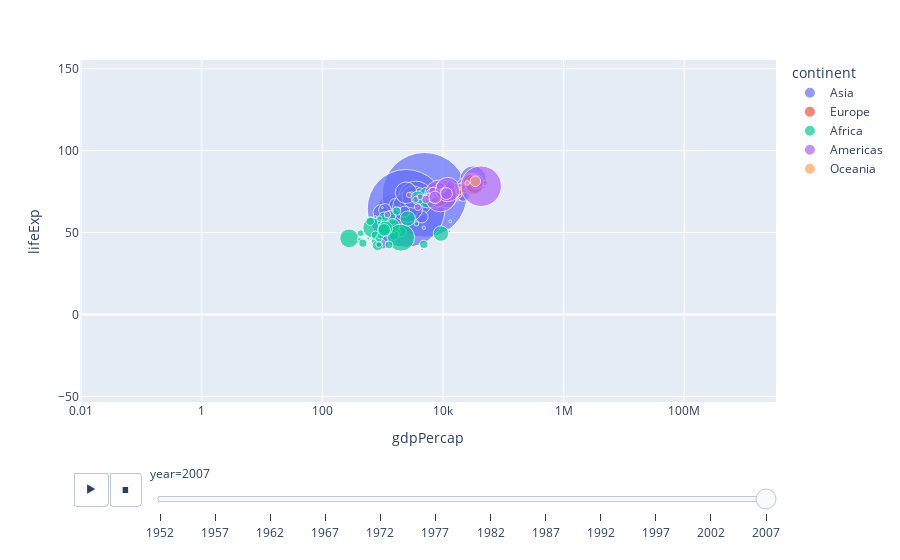

Notebook source saved alongside this figure:
### Code cell
fig = px.scatter(df_paises, x = "gdpPercap", y = "lifeExp",
                 size = 'pop', color='continent', log_x = True, size_max = 60,
                 hover_name = 'country', animation_frame = 'year', animation_group = 'country')
fig.show()

### Figure 1 — Plotly figure (JSON) as saved in the notebook; plotly's stock layout.template omitted (floating-point values rounded to 4 significant figures)
{"data": [{"hovertemplate": "<b>%{hovertext}</b><br><br>continent=Asia<br>year=2007<br>gdpPercap=%{x}<br>lifeExp=%{y}<br>pop=%{marker.size}<extra></extra>", "hovertext": ["Afghanistan", "Bahrain", "Bangladesh", "Cambodia", "China", "Hong Kong, China", "India", "Indonesia", "Iran", "Iraq", "Israel", "Japan", "Jordan", "Korea, Dem. Rep.", "Korea, Rep.", "Kuwait", "Lebanon", "Malaysia", "Mongolia", "Myanmar", "Nepal", "Oman", "Pakistan", "Philippines", "Saudi Arabia", "Singapore", "Sri Lanka", "Syria", "Taiwan", "Thailand", "Vietnam", "West Bank and Gaza", "Yemen, Rep."], "ids": ["Afghanistan", "Bahrain", "Bangladesh", "Cambodia", "China", "Hong Kong, China", "India", "Indonesia", "Iran", "Iraq", "Israel", "Japan", "Jordan", "Korea, Dem. Rep.", "Korea, Rep.", "Kuwait", "Lebanon", "Malaysia", "Mongolia", "Myanmar", "Nepal", "Oman", "Pakistan", "Philippines", "Saudi Arabia", "Singapore", "Sri Lanka", "Syria", "Taiwan", "Thailand", "Vietnam", "West Bank and Gaza", "Yemen, Rep."], "legendgroup": "Asia", "marker": {"color": "#636efa", "size": [31889923, 708573, 150448339, 14131858, 1318683096, 6980412, 1110396331, 223547000, 69453570, 27499638, 6426679, 127467972, 6053193, 23301725, 49044790, 2505559, 3921278, 24821286, 2874127, 47761980, 28901790, 3204897, 169270617, 91077287, 27601038, 4553009, 20378239, 19314747, 23174294, 65068149, 85262356, 4018332, 22211743], "sizemode": "area", "sizeref": 366300.0, "symbol": "circle"}, "mode": "markers", "name": "Asia", "orientation": "v", "showlegend": true, "type": "scatter", "x": [974.6, 29800.0, 1391.0, 1714.0, 4959.0, 39720.0, 2452.0, 3541.0, 11610.0, 4471.0, 25520.0, 31660.0, 4519.0, 1593.0, 23350.0, 47310.0, 10460.0, 12450.0, 3096.0, 944, 1091.0, 22320.0, 2606.0, 3190.0, 21650.0, 47140.0, 3970.0, 4185.0, 28720.0, 7458.0, 2442.0, 3025.0, 2281.0], "xaxis": "x", "y": [43.83, 75.64, 64.06, 59.72, 72.96, 82.21, 64.7, 70.65, 70.96, 59.55, 80.75, 82.6, 72.53, 67.3, 78.62, 77.59, 71.99, 74.24, 66.8, 62.07, 63.78, 75.64, 65.48, 71.69, 72.78, 79.97, 72.4, 74.14, 78.4, 70.62, 74.25, 73.42, 62.7], "yaxis": "y"}, {"hovertemplate": "<b>%{hovertext}</b><br><br>continent=Europe<br>year=2007<br>gdpPercap=%{x}<br>lifeExp=%{y}<br>pop=%{marker.size}<extra></extra>", "hovertext": ["Albania", "Austria", "Belgium", "Bosnia and Herzegovina", "Bulgaria", "Croatia", "Czech Republic", "Denmark", "Finland", "France", "Germany", "Greece", "Hungary", "Iceland", "Ireland", "Italy", "Montenegro", "Netherlands", "Norway", "Poland", "Portugal", "Romania", "Serbia", "Slovak Republic", "Slovenia", "Spain", "Sweden", "Switzerland", "Turkey", "United Kingdom"], "ids": ["Albania", "Austria", "Belgium", "Bosnia and Herzegovina", "Bulgaria", "Croatia", "Czech Republic", "Denmark", "Finland", "France", "Germany", "Greece", "Hungary", "Iceland", "Ireland", "Italy", "Montenegro", "Netherlands", "Norway", "Poland", "Portugal", "Romania", "Serbia", "Slovak Republic", "Slovenia", "Spain", "Sweden", "Switzerland", "Turkey", "United Kingdom"], "legendgroup": "Europe", "marker": {"color": "#EF553B", "size": [3600523, 8199783, 10392226, 4552198, 7322858, 4493312, 10228744, 5468120, 5238460, 61083916, 82400996, 10706290, 9956108, 301931, 4109086, 58147733, 684736, 16570613, 4627926, 38518241, 10642836, 22276056, 10150265, 5447502, 2009245, 40448191, 9031088, 7554661, 71158647, 60776238], "sizemode": "area", "sizeref": 366300.0, "symbol": "circle"}, "mode": "markers", "name": "Europe", "orientation": "v", "showlegend": true, "type": "scatter", "x": [5937.0, 36130.0, 33690.0, 7446.0, 10680.0, 14620.0, 22830.0, 35280.0, 33210.0, 30470.0, 32170.0, 27540.0, 18010.0, 36180.0, 40680.0, 28570.0, 9254.0, 36800.0, 49360.0, 15390.0, 20510.0, 10810.0, 9787.0, 18680.0, 25770.0, 28820.0, 33860.0, 37510.0, 8458.0, 33200.0], "xaxis": "x", "y": [76.42, 79.83, 79.44, 74.85, 73.0, 75.75, 76.49, 78.33, 79.31, 80.66, 79.41, 79.48, 73.34, 81.76, 78.89, 80.55, 74.54, 79.76, 80.2, 75.56, 78.1, 72.48, 74.0, 74.66, 77.93, 80.94, 80.88, 81.7, 71.78, 79.42], "yaxis": "y"}, {"hovertemplate": "<b>%{hovertext}</b><br><br>continent=Africa<br>year=2007<br>gdpPercap=%{x}<br>lifeExp=%{y}<br>pop=%{marker.size}<extra></extra>", "hovertext": ["Algeria", "Angola", "Benin", "Botswana", "Burkina Faso", "Burundi", "Cameroon", "Central African Republic", "Chad", "Comoros", "Congo, Dem. Rep.", "Congo, Rep.", "Cote d'Ivoire", "Djibouti", "Egypt", "Equatorial Guinea", "Eritrea", "Ethiopia", "Gabon", "Gambia", "Ghana", "Guinea", "Guinea-Bissau", "Kenya", "Lesotho", "Liberia", "Libya", "Madagascar", "Malawi", "Mali", "Mauritania", "Mauritius", "Morocco", "Mozambique", "Namibia", "Niger", "Nigeria", "Reunion", "Rwanda", "Sao Tome and Principe", "Senegal", "Sierra Leone", "Somalia", "South Africa", "Sudan", "Swaziland", "Tanzania", "Togo", "Tunisia", "Uganda", "Zambia", "Zimbabwe"], "ids": ["Algeria", "Angola", "Benin", "Botswana", "Burkina Faso", "Burundi", "Cameroon", "Central African Republic", "Chad", "Comoros", "Congo, Dem. Rep.", "Congo, Rep.", "Cote d'Ivoire", "Djibouti", "Egypt", "Equatorial Guinea", "Eritrea", "Ethiopia", "Gabon", "Gambia", "Ghana", "Guinea", "Guinea-Bissau", "Kenya", "Lesotho", "Liberia", "Libya", "Madagascar", "Malawi", "Mali", "Mauritania", "Mauritius", "Morocco", "Mozambique", "Namibia", "Niger", "Nigeria", "Reunion", "Rwanda", "Sao Tome and Principe", "Senegal", "Sierra Leone", "Somalia", "South Africa", "Sudan", "Swaziland", "Tanzania", "Togo", "Tunisia", "Uganda", "Zambia", "Zimbabwe"], "legendgroup": "Africa", "marker": {"color": "#00cc96", "size": [33333216, 12420476, 8078314, 1639131, 14326203, 8390505, 17696293, 4369038, 10238807, 710960, 64606759, 3800610, 18013409, 496374, 80264543, 551201, 4906585, 76511887, 1454867, 1688359, 22873338, 9947814, 1472041, 35610177, 2012649, 3193942, 6036914, 19167654, 13327079, 12031795, 3270065, 1250882, 33757175, 19951656, 2055080, 12894865, 135031164, 798094, 8860588, 199579, 12267493, 6144562, 9118773, 43997828, 42292929, 1133066, 38139640, 5701579, 10276158, 29170398, 11746035, 12311143], "sizemode": "area", "sizeref": 366300.0, "symbol": "circle"}, "mode": "markers", "name": "Africa", "orientation": "v", "showlegend": true, "type": "scatter", "x": [6223.0, 4797.0, 1441.0, 12570.0, 1217.0, 430.1, 2042.0, 706.0, 1704.0, 986.1, 277.6, 3633.0, 1545.0, 2082.0, 5581.0, 12150.0, 641.4, 690.8, 13210.0, 752.7, 1328.0, 942.7, 579.2, 1463.0, 1569.0, 414.5, 12060.0, 1045.0, 759.3, 1043.0, 1803.0, 10960.0, 3820.0, 823.7, 4811.0, 619.7, 2014.0, 7670.0, 863.1, 1598.0, 1712.0, 862.5, 926.1, 9270.0, 2602.0, 4513.0, 1107.0, 883.0, 7093.0, 1056.0, 1271.0, 469.7], "xaxis": "x", "y": [72.3, 42.73, 56.73, 50.73, 52.3, 49.58, 50.43, 44.74, 50.65, 65.15, 46.46, 55.32, 48.33, 54.79, 71.34, 51.58, 58.04, 52.95, 56.73, 59.45, 60.02, 56.01, 46.39, 54.11, 42.59, 45.68, 73.95, 59.44, 48.3, 54.47, 64.16, 72.8, 71.16, 42.08, 52.91, 56.87, 46.86, 76.44, 46.24, 65.53, 63.06, 42.57, 48.16, 49.34, 58.56, 39.61, 52.52, 58.42, 73.92, 51.54, 42.38, 43.49], "yaxis": "y"}, {"hovertemplate": "<b>%{hovertext}</b><br><br>continent=Americas<br>year=2007<br>gdpPercap=%{x}<br>lifeExp=%{y}<br>pop=%{marker.size}<extra></extra>", "hovertext": ["Argentina", "Bolivia", "Brazil", "Canada", "Chile", "Colombia", "Costa Rica", "Cuba", "Dominican Republic", "Ecuador", "El Salvador", "Guatemala", "Haiti", "Honduras", "Jamaica", "Mexico", "Nicaragua", "Panama", "Paraguay", "Peru", "Puerto Rico", "Trinidad and Tobago", "United States", "Uruguay", "Venezuela"], "ids": ["Argentina", "Bolivia", "Brazil", "Canada", "Chile", "Colombia", "Costa Rica", "Cuba", "Dominican Republic", "Ecuador", "El Salvador", "Guatemala", "Haiti", "Honduras", "Jamaica", "Mexico", "Nicaragua", "Panama", "Paraguay", "Peru", "Puerto Rico", "Trinidad and Tobago", "United States", "Uruguay", "Venezuela"], "legendgroup": "Americas", "marker": {"color": "#ab63fa", "size": [40301927, 9119152, 190010647, 33390141, 16284741, 44227550, 4133884, 11416987, 9319622, 13755680, 6939688, 12572928, 8502814, 7483763, 2780132, 108700891, 5675356, 3242173, 6667147, 28674757, 3942491, 1056608, 301139947, 3447496, 26084662], "sizemode": "area", "sizeref": 366300.0, "symbol": "circle"}, "mode": "markers", "name": "Americas", "orientation": "v", "showlegend": true, "type": "scatter", "x": [12780.0, 3822.0, 9066.0, 36320.0, 13170.0, 7007.0, 9645.0, 8948.0, 6025.0, 6873.0, 5728.0, 5186.0, 1202.0, 3548.0, 7321.0, 11980.0, 2749.0, 9809.0, 4173.0, 7409.0, 19330.0, 18010.0, 42950.0, 10610.0, 11420.0], "xaxis": "x", "y": [75.32, 65.55, 72.39, 80.65, 78.55, 72.89, 78.78, 78.27, 72.23, 74.99, 71.88, 70.26, 60.92, 70.2, 72.57, 76.19, 72.9, 75.54, 71.75, 71.42, 78.75, 69.82, 78.24, 76.38, 73.75], "yaxis": "y"}, {"hovertemplate": "<b>%{hovertext}</b><br><br>continent=Oceania<br>year=2007<br>gdpPercap=%{x}<br>lifeExp=%{y}<br>pop=%{marker.size}<extra></extra>", "hovertext": ["Australia", "New Zealand"], "ids": ["Australia", "New Zealand"], "legendgroup": "Oceania", "marker": {"color": "#FFA15A", "size": [20434176, 4115771], "sizemode": "area", "sizeref": 366300.0, "symbol": "circle"}, "mode": "markers", "name": "Oceania", "orientation": "v", "showlegend": true, "type": "scatter", "x": [34440.0, 25190.0], "xaxis": "x", "y": [81.23, 80.2], "yaxis": "y"}], "layout": {"autosize": true, "legend": {"itemsizing": "constant", "title": {"text": "continent"}, "tracegroupgap": 0}, "margin": {"t": 60}, "sliders": [{"active": 11, "currentvalue": {"prefix": "year="}, "len": 0.9, "pad": {"b": 10, "t": 60}, "steps": [{"args": [["1952"], {"frame": {"duration": 0, "redraw": false}, "fromcurrent": true, "mode": "immediate", "transition": {"duration": 0, "easing": "linear"}}], "label": "1952", "method": "animate"}, {"args": [["1957"], {"frame": {"duration": 0, "redraw": false}, "fromcurrent": true, "mode": "immediate", "transition": {"duration": 0, "easing": "linear"}}], "label": "1957", "method": "animate"}, {"args": [["1962"], {"frame": {"duration": 0, "redraw": false}, "fromcurrent": true, "mode": "immediate", "transition": {"duration": 0, "easing": "linear"}}], "label": "1962", "method": "animate"}, {"args": [["1967"], {"frame": {"duration": 0, "redraw": false}, "fromcurrent": true, "mode": "immediate", "transition": {"duration": 0, "easing": "linear"}}], "label": "1967", "method": "animate"}, {"args": [["1972"], {"frame": {"duration": 0, "redraw": false}, "fromcurrent": true, "mode": "immediate", "transition": {"duration": 0, "easing": "linear"}}], "label": "1972", "method": "animate"}, {"args": [["1977"], {"frame": {"duration": 0, "redraw": false}, "fromcurrent": true, "mode": "immediate", "transition": {"duration": 0, "easing": "linear"}}], "label": "1977", "method": "animate"}, {"args": [["1982"], {"frame": {"duration": 0, "redraw": false}, "fromcurrent": true, "mode": "immediate", "transition": {"duration": 0, "easing": "linear"}}], "label": "1982", "method": "animate"}, {"args": [["1987"], {"frame": {"duration": 0, "redraw": false}, "fromcurrent": true, "mode": "immediate", "transition": {"duration": 0, "easing": "linear"}}], "label": "1987", "method": "animate"}, {"args": [["1992"], {"frame": {"duration": 0, "redraw": false}, "fromcurrent": true, "mode": "immediate", "transition": {"duration": 0, "easing": "linear"}}], "label": "1992", "method": "animate"}, {"args": [["1997"], {"frame": {"duration": 0, "redraw": false}, "fromcurrent": true, "mode": "immediate", "transition": {"duration": 0, "easing": "linear"}}], "label": "1997", "method": "animate"}, {"args": [["2002"], {"frame": {"duration": 0, "redraw": false}, "fromcurrent": true, "mode": "immediate", "transition": {"duration": 0, "easing": "linear"}}], "label": "2002", "method": "animate"}, {"args": [["2007"], {"frame": {"duration": 0, "redraw": false}, "fromcurrent": true, "mode": "immediate", "transition": {"duration": 0, "easing": "linear"}}], "label": "2007", "method": "animate"}], "x": 0.1, "xanchor": "left", "y": 0, "yanchor": "top"}], "updatemenus": [{"active": 0, "buttons": [{"args": [null, {"frame": {"duration": 500, "redraw": false}, "fromcurrent": true, "mode": "immediate", "transition": {"duration": 500, "easing": "linear"}}], "label": "&#9654;", "method": "animate"}, {"args": [[null], {"frame": {"duration": 0, "redraw": false}, "fromcurrent": true, "mode": "immediate", "transition": {"duration": 0, "easing": "linear"}}], "label": "&#9724;", "method": "animate"}], "direction": "left", "pad": {"r": 10, "t": 70}, "showactive": false, "type": "buttons", "x": 0.1, "xanchor": "right", "y": 0, "yanchor": "top"}], "xaxis": {"anchor": "y", "autorange": false, "domain": [0, 1], "range": [-2.018, 9.52], "title": {"text": "gdpPercap"}, "type": "log"}, "yaxis": {"anchor": "x", "autorange": false, "domain": [0, 1], "range": [-53.44, 155.2], "title": {"text": "lifeExp"}, "type": "linear"}}}
